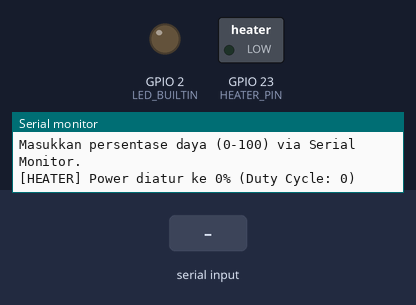
This sketch was run on a simulated ESP32. Shown: switched loads named in the sketch (green lamp = pin HIGH), output pins drawn as LEDs (lit = HIGH), the last lines printed to the serial monitor. The inputs (shaded band) are chosen by the test bench.

Above: at 1.2 s.
1.3 s: "90,45\n" received over Serial
At 2.3 s:
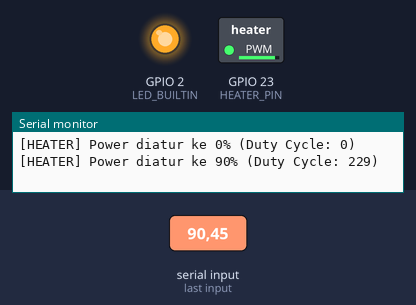
2.8 s: "30,150\n" received over Serial
At 4.0 s:
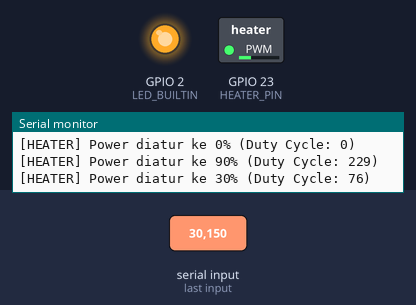
4.3 s: "5\n" received over Serial
At 5.5 s:
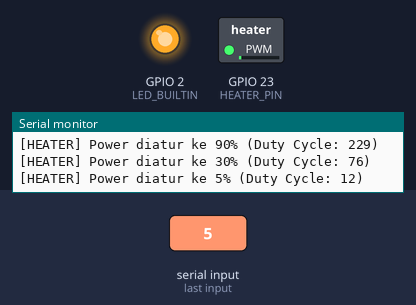
5.8 s: "90\n" received over Serial
At 6.5 s:
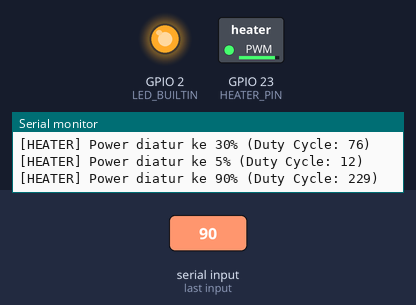
Timing chart, 0 to 8.3 s (numbered marks = the images above; inputs shaded):
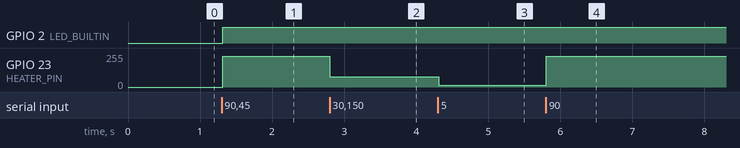

The sketch:

Tes_Heating_PWM_Minimal.ino
```cpp
#include <Arduino.h>

// Pin untuk mengontrol MOSFET/driver heating pad
#define HEATER_PIN 23
#define LED_BUILTIN 2 // LED untuk indikator status

// Variabel untuk menyimpan status power
int heaterPowerPercentage = 0;

// Fungsi untuk mengatur daya pemanas
void setHeaterPower(int percentage) {
  // Batasi nilai input antara 0 dan 100
  heaterPowerPercentage = constrain(percentage, 0, 100);

  // Konversi persentase (0-100) ke nilai PWM (0-255)
  int dutyCycle = map(heaterPowerPercentage, 0, 100, 0, 255);

  // Atur duty cycle PWM
  analogWrite(HEATER_PIN, dutyCycle);

  // Beri indikasi visual di LED Built-in
  if (dutyCycle > 0) {
    digitalWrite(LED_BUILTIN, HIGH);
  } else {
    digitalWrite(LED_BUILTIN, LOW);
  }

  // Cetak status ke Serial Monitor untuk debug
  Serial.printf("[HEATER] Power diatur ke %d%% (Duty Cycle: %d)\n", heaterPowerPercentage, dutyCycle);
}

void setup() {
  Serial.begin(115200);
  Serial.println("=== Uji Coba Pemanas PWM Minimalis ===");
  Serial.println("Masukkan persentase daya (0-100) via Serial Monitor.");

  // Konfigurasi pin LED
  pinMode(LED_BUILTIN, OUTPUT);

  // Konfigurasi pin pemanas sebagai output
  pinMode(HEATER_PIN, OUTPUT);

  // Matikan pemanas saat pertama kali dinyalakan
  setHeaterPower(0);
}

void loop() {
  // Baca input dari Serial Monitor
  if (Serial.available()) {
    String command = Serial.readStringUntil('\n');
    command.trim(); // Hapus spasi di awal/akhir

    // Coba konversi input ke integer
    int power = command.toInt();

    // Atur daya pemanas
    setHeaterPower(power);
  }

  // Beri jeda singkat agar tidak membebani prosesor
  delay(20);
}
```

Measured:
- after the input at 1.3 s, GPIO 2 (LED_BUILTIN): LOW → HIGH at once; GPIO 23 (HEATER_PIN): 0/255 → 229/255 at once
- after the input at 2.8 s, GPIO 23 (HEATER_PIN): 229/255 → 76/255 at once
- after the input at 4.3 s, GPIO 23 (HEATER_PIN): 76/255 → 12/255 at once
- after the input at 5.8 s, GPIO 23 (HEATER_PIN): 12/255 → 229/255 at once
